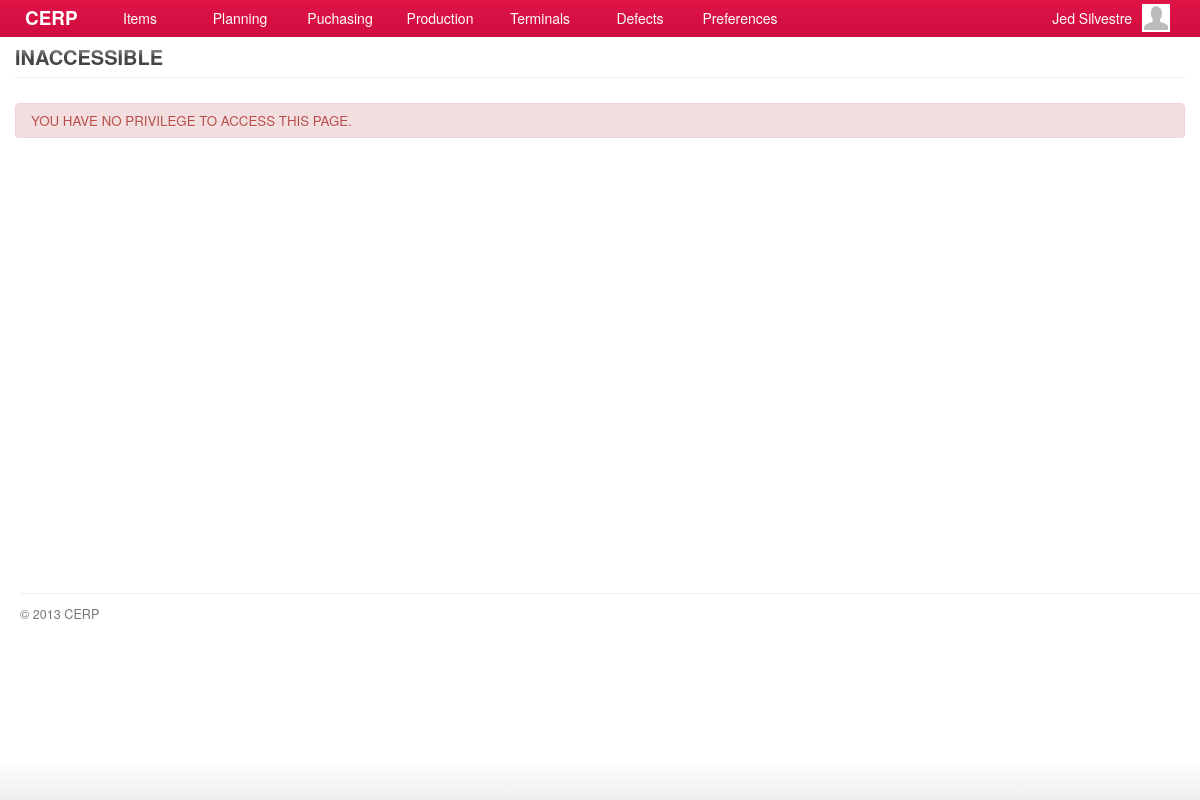
The page /account/report-production.php (signed in) on the database as committed earlier.
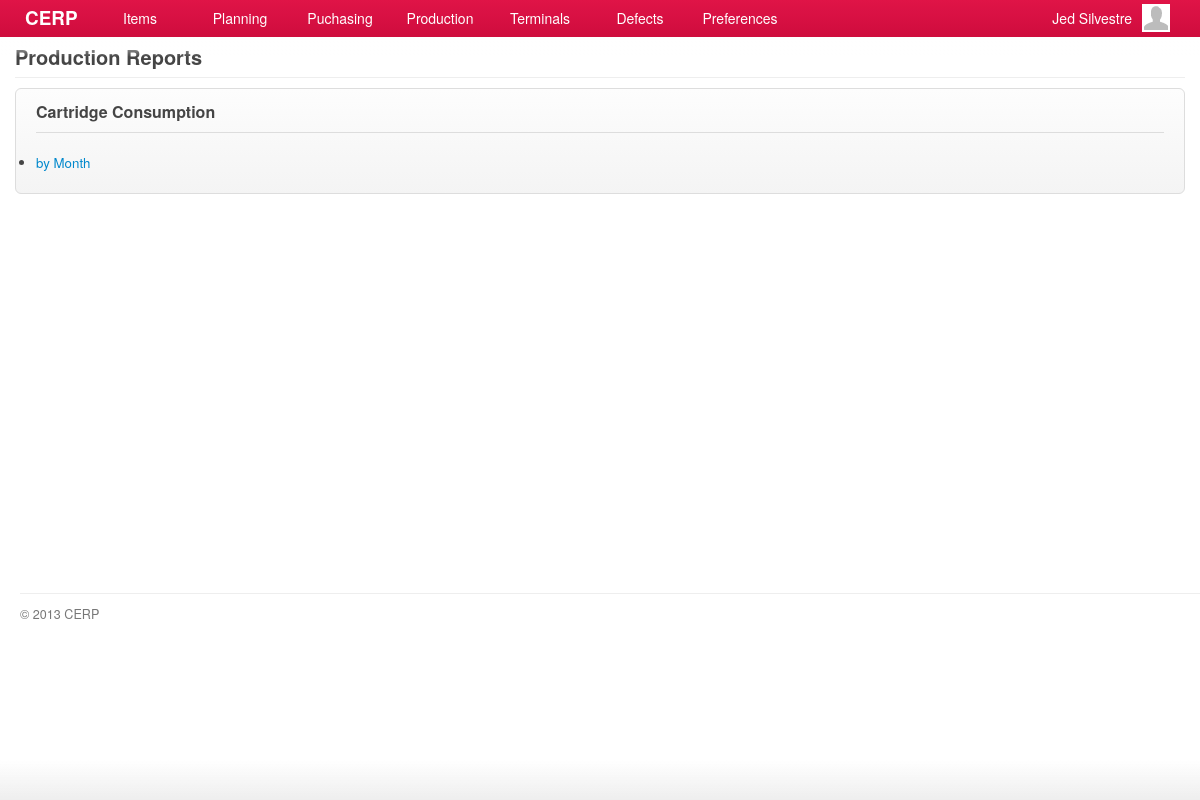
The same page on the database as committed later.
### tables this page shows
CREATE TABLE `capabilities` (
  `id` int(11) NOT NULL AUTO_INCREMENT,
  `title` varchar(45) DEFAULT NULL,
  `name` varchar(45) DEFAULT NULL,
  `capability` varchar(45) DEFAULT NULL,
  `url` varchar(45) DEFAULT NULL,
  `parent` int(11) DEFAULT NULL,
  PRIMARY KEY (`id`)
);

### include/general.class.php (called while the page is built, shortened)
<?php
require('database.class.php');
require('capabilities.class.php');
require('role.class.php');
$DB				= new MySQL;
  $DB->database	= "cerpdb";
  $DB->username	= "cerpuser";
  $DB->password	= "cerpuser";
  $DB->hostname	= "localhost";
$Capabilities	= new Capabilities($DB);
$Signed			= $_SESSION['user'];
$Role		= new Role($DB, $Signed['id']);
?>

### include/role.class.php (called while the page is built, shortened)
<?php
class Role
{
	private $DB;
	private $user_id;
	function Role($db, $uid) {
  	$this->DB = $db;
		$this->user_id = $uid;
  }
	function isCapableByName($cap_name) {
		foreach ($this->getUserRoles() as $user_role) {
			$result = $this->DB->Find('role_capabilities', array(
						  			'columns' 		=> 'role_capabilities.*',
						  			'joins' => 'INNER JOIN capabilities ON capabilities.id = role_capabilities.capability_id',
						  	    'conditions' 	=> 'capabilities.capability="'. $cap_name .'" AND role_id='. $user_role['role_id']));
			if(isset($result)) {
				return TRUE;
			}
		}
	}
	function getUserRoles() {
		$result = $this->DB->Get('user_roles', array(
						  			'columns' 		=> 'user_roles.role_id, roles.name',
						  			'joins' => 'INNER JOIN roles ON roles.id = user_roles.role_id',
						  	    'conditions' 	=> 'user_roles.user_id='. $this->user_id));
		if(isset($result)) {
			return $result;
		}
	}
}

### include/database.class.php (called while the page is built, shortened)
<?php
class MySQL {
  public $username	= "cerpuser";
  public $password	= "cerpuser";
  public $hostname	= "localhost";
  public function Connect() {
    $conn = mysql_connect($this->hostname, $this->username, $this->password) or die("<br/><span class='notice'><p class='error'><strong>ERROR!</strong> Unable to connect to MySQL! </p></span>");
    return $conn;
  }
  public function Query($sql) {
  	$conn = $this->Connect();
    $result = mysql_query($sql, $conn);
	return $result;
  }
	function Find($table, $args='') {
  	if (isset($args)) {
  	  $args['columns'] = (isset($args['columns']) ? $args['columns'] : '*');
  	  $args['joins'] = (isset($args['joins']) ? $args['joins'] : '');
	 	 	$args['conditions'] = ($args['conditions'] == '' ? '' : 'where '.$args['conditions']);
		}
		$sql = "SELECT ".$args['columns']." FROM ".$table." ".$args['joins']." ".$args['conditions'];
		$row = $this->IsEmpty($this->Query($sql));
		if($row == null) { return null; }
		return mysql_fetch_array($row);
  }
  function Get($table, $args='') {
  	if (isset($args)) {
  	  $args['columns'] = (isset($args['columns']) ? $args['columns'] : '*');
  	  $args['joins'] = (isset($args['joins']) ? $args['joins'] : '');
		  $args['conditions'] = ($args['conditions'] == '' ? '' : 'WHERE '.$args['conditions']);
  	  $args['order'] = (isset($args['order']) ? ' ORDER BY '.$args['order'] : '');
  	  $args['limit'] = (isset($args['limit']) ? ' LIMIT '.$args['limit'] : '');
  	  $args['group'] = (isset($args['group']) ? ' GROUP BY '.$args['group'] : '');
		}
		$data = array();
		$sql = "SELECT ".$args['columns']." FROM ".$table." ".$args['joins']." ".$args['conditions']." ".$args['group']." ".$args['order']." ".$args['limit'];
		$result = $this->IsEmpty($this->Query($sql));
		if(!empty($result)) {
	      while ($row = mysql_fetch_array($result)) {
	        $data[] = $row;
	      }
		}
		return $data;
  }
  private function IsEmpty($result) {
    if(mysql_num_rows($result) > 0) return $result;
    return null;
  }
}

### include/capabilities.class.php (called while the page is built, shortened)
<?php
class Capabilities {
  private $DB;
	public $All;
	function Capabilities($db) {
		$this->DB = $db;
		$this->GetCapabilities();
	}
  function GetTitle() {
    global $capability_key;
	return $this->All[$capability_key]['title'];
  }
	function GetCapabilities() {
		$capabilities = $this->DB->Get('capabilities', array(
					  			'columns' 		=> 'id, capability, title, name, parent, url',
					  	    'conditions' 	=> 'parent IS NOT null ORDER BY parent'));
		$all = array();
		foreach ($capabilities as $cap) {
			$all[$cap['capability']] = array('title' => $cap['title'],'name' => $cap['name'], 'url' => $cap['url'], 'parent' => $cap['parent']);
		}
		$this->All = $all;
	}
}

### account/report-production.php (the view, shortened to what this page needs)
<?php
  $capability_key = 'show_production_reports';
  require('header.php');
	$allowed = $Role->isCapableByName($capability_key);
	if(!$allowed) {
		require('inaccessible.php');
	}else{
?>
	<div id="page">
		<div id="page-title">
    	<h2>
      	<span class="title"><?php echo $Capabilities->GetTitle(); ?></span>
      </h2>
		</div>
    <div id="content">
      <form id="form-name" action="<?php host($Capabilities->GetUrl()) ?>" method="POST" class="form-container">
				<h3 class="form-title">Cartridge Consumption</h3>
      	<ul>
      		<li><a href="#">by Month</a></li>
      	</ul>
      </form>
		</div>
	</div>
<?php }
require('footer.php'); ?>

### account/inaccessible.php (shortened to what this page needs)
<div id="page">
	<div id="page-title">
  	<h2>
    	<span class="title">INACCESSIBLE</span>
    </h2>
	</div>
	<div id="content"><br/>
		<span class="notice">
      <p class="error">YOU HAVE NO PRIVILEGE TO ACCESS THIS PAGE.</p>
    </span>
	</div>
</div>

Rows that differ between the two databases and show on the page:
added capabilities: title "Production Reports"
Other text that changed with them:
text no longer shown: "INACCESSIBLE YOU HAVE NO PRIVILEGE TO ACCESS THIS PAGE."
text now shown: "Cartridge Consumption by Month"
